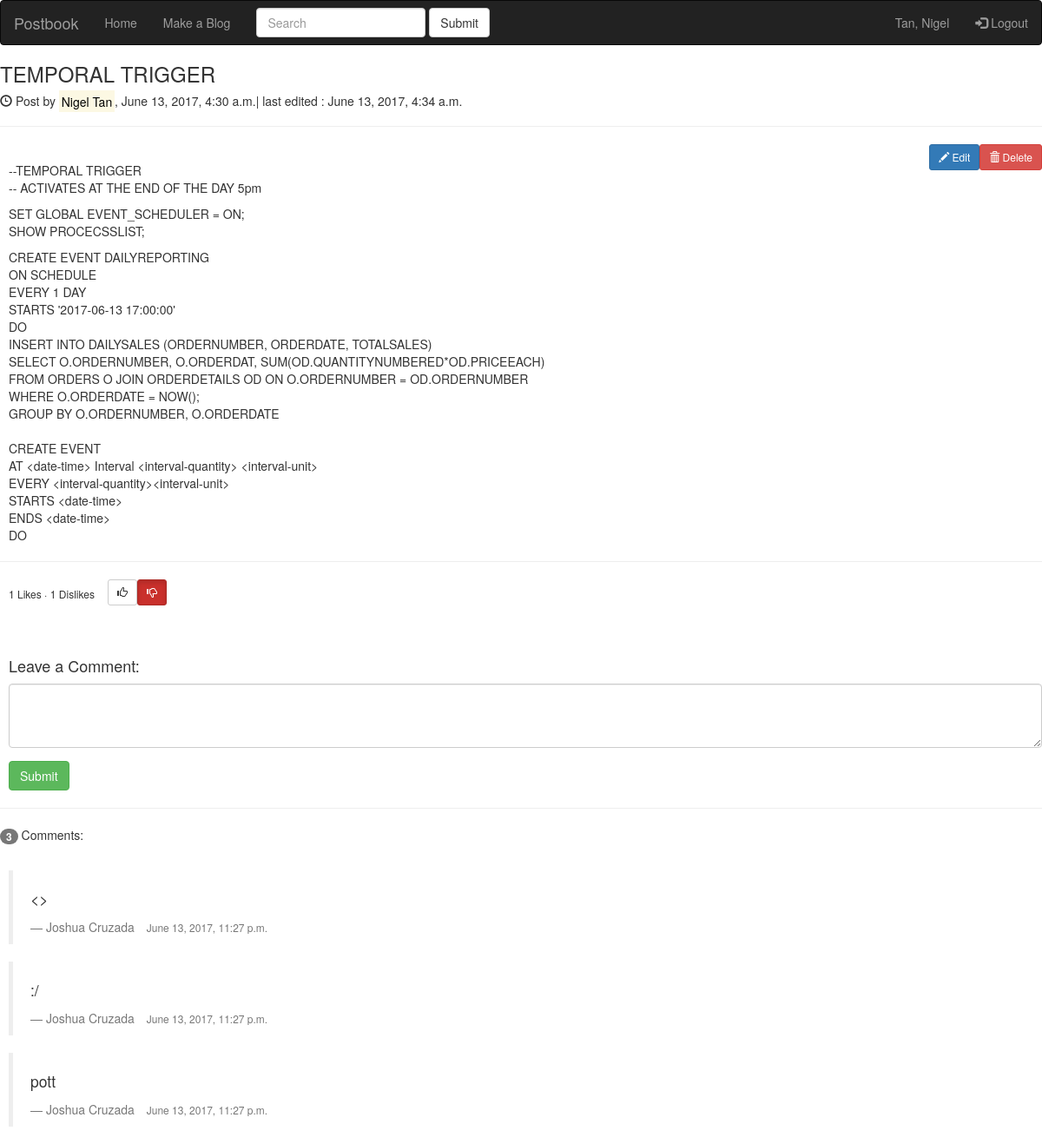
The app's page /blog/2/ (signed in) with its own data.
### blog/models.py (models this page shows, shortened)
class Author(models.Model):
    first_name = models.CharField(max_length=100)
    last_name = models.CharField(max_length=100)
    password = models.CharField(max_length=100)
    username = models.CharField(max_length=100, primary_key= True)

class Post(models.Model):
    author = models.ForeignKey(Author, on_delete = models.CASCADE)
    cdate = models.DateTimeField(editable=False)
    edate = models.DateTimeField()
    title = models.CharField(max_length = 100)
    content = models.TextField()

class Comments(models.Model):
    author = models.ForeignKey(Author, on_delete=models.CASCADE)
    Ppost = models.ForeignKey(Post, on_delete=models.CASCADE)
    cdate = models.DateTimeField(editable=False)
    content = models.TextField()

### blog/views.py (the view, shortened to what this page needs)
# urls.py: url(r'^(?P<Post_id>[0-9]+)/$', views.specific, name='detail'),
def specific(request, Post_id):
    post = Post.objects.get(id = Post_id)
    try:
        myPost = Votes.objects.get(author = Author.objects.get(username=request.session['username']),Ppost = post)
        print('yes')
    except:
        myPost = None
    return render(request, 'key_blog.html', {'post':post,'comments':Comments.objects.filter(Ppost = post),'votes':len(Votes.objects.filter(Ppost=post,pointer=True)),'panget':len(Votes.objects.filter(Ppost=post,pointer=False)),'user': Author.objects.get(username=request.session['username']),'myPost':myPost})

### blog/templates/key_blog.html (shortened to what this page needs)
{% extends 'base.html' %}
{% block uname %}{{ user.last_name}}, {{ user.first_name }}{% endblock %}
{% block body %}
        <h3>{{ post.title }}</h3>
        <h5><span class="glyphicon glyphicon-time"></span> Post by <mark>{{ post.author.first_name }} {{ post.author.last_name }}</mark>, {{ post.cdate }}| last edited : {{ post.edate }}</h5>
        <hr>
        {% if post.author == user %}
            <a class="btn btn-danger btn-sm pull-right" href = "Delete/"><span class="glyphicon glyphicon-trash"></span> Delete</a>
            <a class="btn btn-primary btn-sm pull-right" href = 'Update/'> <span class="glyphicon glyphicon-pencil"></span> Edit</a>
        {% endif %}
        <div style = "margin-left:10px">
            <br>
            {{ post.content|linebreaks }}
        </div>
        <hr>
    <div style = "margin-left:10px;">
        <h6 class = "pull-left">{{ votes }} Likes · {{ panget }} Dislikes</h6>
        {% if myPost is None %}
            <a class="btn btn-default btn-sm pull-left" style = "margin-left:15px"href = "tYp0zPar@sAuPd@t3/"><span class="glyphicon glyphicon-thumbs-up"></span></a>
            <a class="btn btn-default btn-sm pull-left" href = '0m9D3l3t3m3p0z1w@ntt01y@kn@p0z/'> <span class="glyphicon glyphicon-thumbs-down"></span></a><br><br>
        {% else %}
            {% if myPost.pointer == True %}
                <a class="btn btn-success btn-sm pull-left active" style = "margin-left:15px"href = "tYp0zPar@sAuPd@t3/"><span class="glyphicon glyphicon-thumbs-up"></span></a>
                <a class="btn btn-default btn-sm pull-left" href = '0m9D3l3t3m3p0z1w@ntt01y@kn@p0z/'> <span class="glyphicon glyphicon-thumbs-down"></span></a><br><br>
            {% else %}
                <a class="btn btn-default btn-sm pull-left" style = "margin-left:15px"href = "tYp0zPar@sAuPd@t3/"><span class="glyphicon glyphicon-thumbs-up"></span></a>
                <a class="btn btn-danger btn-sm pull-left active" href = '0m9D3l3t3m3p0z1w@ntt01y@kn@p0z/'> <span class="glyphicon glyphicon-thumbs-down"></span></a><br><br>
            {% endif %}
        {% endif %}
        <br><br>
    </div>
    <div style = "margin-left:10px">
          <h4>Leave a Comment:</h4>
          <form role="form" action = '/blog/{{ post.id }}/' method = 'POST'>
            <div class="form-group">
              <textarea class="form-control" rows="3" name = "commenty" required></textarea>
            </div>
            <button type="submit" class="btn btn-success">Submit</button>
          </form>
    </div>
    <hr>
    <p><span class="badge">{{ comments|length }}</span> Comments:</p><br>
     <div class="row">
    {% for comment in comments reversed %}
            <div class="col-sm-12" style = "margin-left:10px">
            <blockquote>
                <p>{{ comment.content|linebreaks }}</p>
                <footer>{{ comment.author.first_name}} {{ comment.author.last_name }} <span style = "margin-left:10px;font-size:12px;">{{ comment.cdate }}</span> </footer>
            </blockquote>
            </div>
    {% endfor %}
     </div>
{% endblock %}

### records on screen
Author: last_name "Tan", first_name "Nigel"
Post: title "TEMPORAL TRIGGER", author.first_name "Nigel", author.last_name "Tan", cdate "June 13, 2017, 4:30 a.m.", edate "June 13, 2017, 4:34 a.m.", content "--TEMPORAL TRIGGER -- ACTIVATES AT THE END OF THE DAY 5pm SET GLOBAL EVENT_SCHEDULER = ON; SHOW PROCECSSLIST; CREATE EVENT DAILYREPORTING ON SCHEDULE EVERY 1 DAY STARTS '2017-06-13 17:00:00' DO INSERT INTO DAILYSALES (ORDERNUMBER, ORDERDATE, TOTALSALES) SELECT O.ORDERNUMBER, O.ORDERDAT, SUM(OD.QUANTITYNUMBERED*OD.PRICEEACH) FROM ORDERS O JOIN ORDERDETAILS OD ON O.ORDERNUMBER = OD.ORDERNUMBER WHERE O.ORDERDATE = NOW(); GROUP BY O.ORDERNUMBER, O.ORDERDATE CREATE EVENT AT <date-time> Interval <interval-quantity> <interval-unit> EVERY <interval-quantity><interval-unit> STARTS <date-time> ENDS <date-time> DO"
Comments: content "<>", author.first_name "Joshua", author.last_name "Cruzada", cdate "June 13, 2017, 11:27 p.m."
Comments: content ":/", author.first_name "Joshua", author.last_name "Cruzada", cdate "June 13, 2017, 11:27 p.m."
Comments: content "pott", author.first_name "Joshua", author.last_name "Cruzada", cdate "June 13, 2017, 11:27 p.m."

### other values on screen
{{ votes }} "1"
{{ panget }} "1"
{{ comments|length }} "3"
